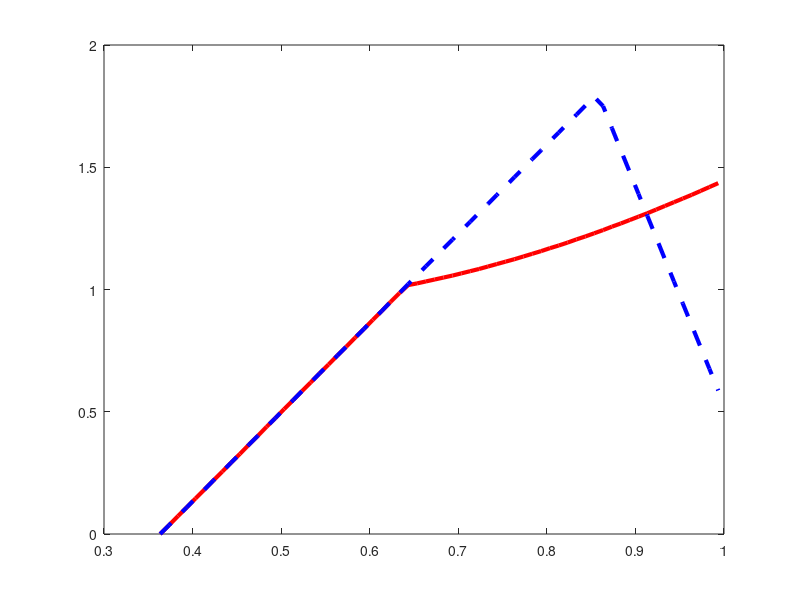

MATLAB code for this plot:
%第四章n和p的对比仿真:平台利润和新品供应商的利润
clc;
clear;

%alpha = 0.8; gamma = 0.2; k = 0.7; 
alpha = 0.8; gamma = 0.4; k = 0.3; 
A = 2 - gamma^2; 
t=0.5;
qc=0;
%A/gamma
%A*(1+k)/(2*gamma)
B = 4 - gamma^2 - alpha * gamma^2;
q1 = 1 ; qn = k * q1;
    mu_low=gamma*(alpha*A+1-alpha)./A
    mus = (mu_low:0.01:1)';
mincb1=[];
mincb2=[];
i=1;
while i<=length(mus)
    mu= mus(i);

    q2=mu.*q1;
qn = k * q1;
qs=  k*q2; 
    qn_A=(1-k-t).*qc+(k+t).*q1;
    qs_A=(1-k-t).*qc+(k+t).*q2;
    %cb_max1=((A.*A-A).*mu+(-alpha.*A.*A+(2.*alpha-1).*A+(-alpha+1)).*gamma)./((1-gamma.*gamma).*(1-gamma).*(A-1));
    %cb_max2=0;
    %cb_max=max(cb_max1,cb_max2);
    c_bmax=(2.*mu+gamma.*(-1 + alpha .*(-1 +gamma.^2) - gamma.*mu))./((1-gamma).^2.*(1 + gamma));
    cb = (0:0.001:c_bmax)'; 
    

    % N-WA 无AI技术-批发模式
    % 均衡解
    w_NWA = (A .* qs + gamma .* (alpha - 1 - alpha .* A) .* qn) / (2 .* A);
    PS_NWA = (((alpha + 1) .* A.^2 + (1 - 2 .* alpha) .* A) * qs + gamma .* (alpha - 1 - A) * qn) ./ (A .* B);
    PN_NWA = (((alpha + 2) .* A.^2 + (1 - 3 .* alpha) .* A + 2.*(alpha-1)) .* qn + gamma .* (-A) .* qs)./ (2 .* A .* B);
    % 需求函数
    DS_NWA =((A.^2).*qs+(-alpha.*(A.^2)+(alpha-1).*A).*gamma.*qn)./(2.*A.*B);
    DN_NWA =((-A).*gamma.*qs+((alpha+2).*A.^2+(-3.*alpha+1).*A+2.*alpha-2).*qn)./(2.*A.*B);
    %利润函数
    Pi_P_NWA= DN_NWA .* (alpha .* PN_NWA ) + DS_NWA.* (PS_NWA-w_NWA);
    Pi_S_NWA= w_NWA .* DS_NWA;
    Pi_N_NWA= (1 - alpha) .* (DN_NWA .* PN_NWA);

    % P-WA 平台承担AI技术-批发模式
w_PWA=(gamma*k + 2*cb*t - 2*k*mu + gamma*t - 2*mu*t + gamma^2*mu*t + alpha*gamma*k + alpha*gamma*t - 2*cb*gamma*t - alpha*gamma^3*k - alpha*gamma^3*t - cb*gamma^2*t + cb*gamma^3*t + gamma^2*k*mu)./(2*gamma^2 - 4);
PN_PWA=(gamma^2*k - 2*t - gamma*w_PWA - 2*k + gamma^2*t - cb*gamma*t + gamma*k*mu + gamma*mu*t + cb*gamma^2*t)./(alpha*gamma^2 + gamma^2 - 4); 
PS_PWA=(gamma*k - 2*w_PWA - 2*cb*t - 2*k*mu + gamma*t - 2*mu*t + gamma^2*mu*t - alpha*gamma*k - alpha*gamma*t + 2*cb*gamma*t + gamma^2*k*mu + alpha*gamma^2*k*mu + alpha*gamma^2*mu*t)./(alpha*gamma^2 + gamma^2 - 4);

DN_PWA=qn-PN_PWA-gamma.*(qs-PS_PWA);
DS_PWA=qs-PS_PWA-gamma.*(qn-PN_PWA);
Pi_P_PWA= DN_PWA .* (alpha .* PN_PWA-t.*cb ) + DS_PWA.* (PS_PWA-w_PWA-t.*cb);
Pi_S_PWA= w_PWA .* DS_PWA;
Pi_N_PWA= (1 - alpha) .* (DN_PWA .* PN_PWA);

    plot(cb,Pi_P_PWA+0*cb,'r'); hold on;
    plot(cb,Pi_P_NWA+0*cb,'b'); hold off;

    plot(cb,Pi_N_PWA+0*cb,'r'); hold on;
    plot(cb,Pi_N_NWA+0*cb,'b'); hold off;

    plot(cb,Pi_N_PWA-Pi_N_NWA);hold off;

    dif = abs(Pi_P_PWA-Pi_P_NWA);
    indcb = find(dif == min(dif));
    cbet = cb(indcb(1));
    mincb1 = [mincb1; cbet];

    dif = abs(Pi_N_PWA-Pi_N_NWA);
    indcb = find(dif == min(dif));
    cbet = cb(indcb(1));
    mincb2 = [mincb2; cbet];

    i=i+1;
end
plot(mus,mincb1,'-r','MarkerSize',6,'LineWidth',3);hold on;
plot(mus,mincb2,'--b','MarkerSize',6,'LineWidth',3);hold on;

hold off;

%xlabel('产品保值率{\it{\mu}}');
%ylabel('AI技术的实施成本{\it{c_b}}');
